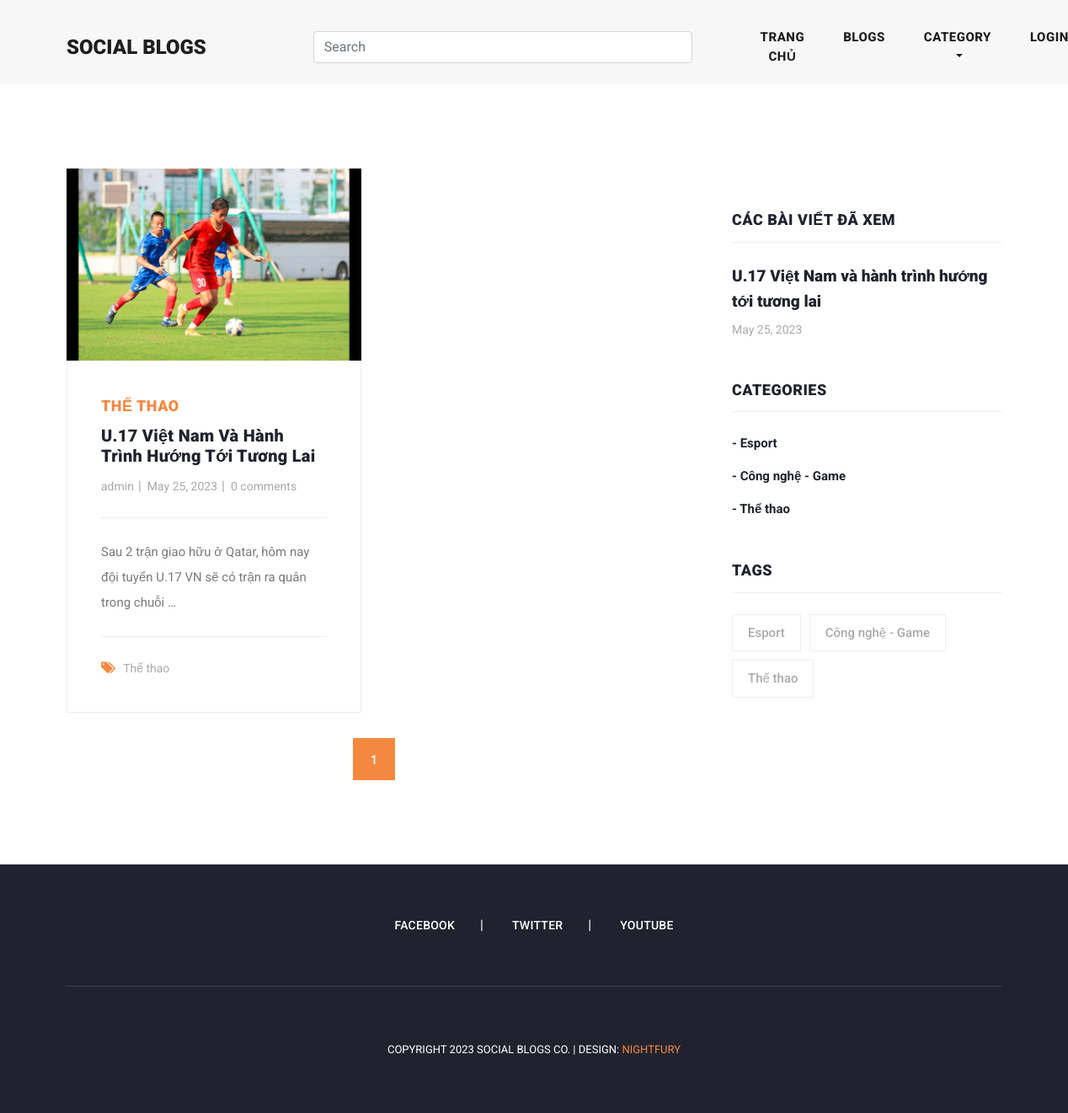
The app's page /category_blogs/the-thao/, older data.
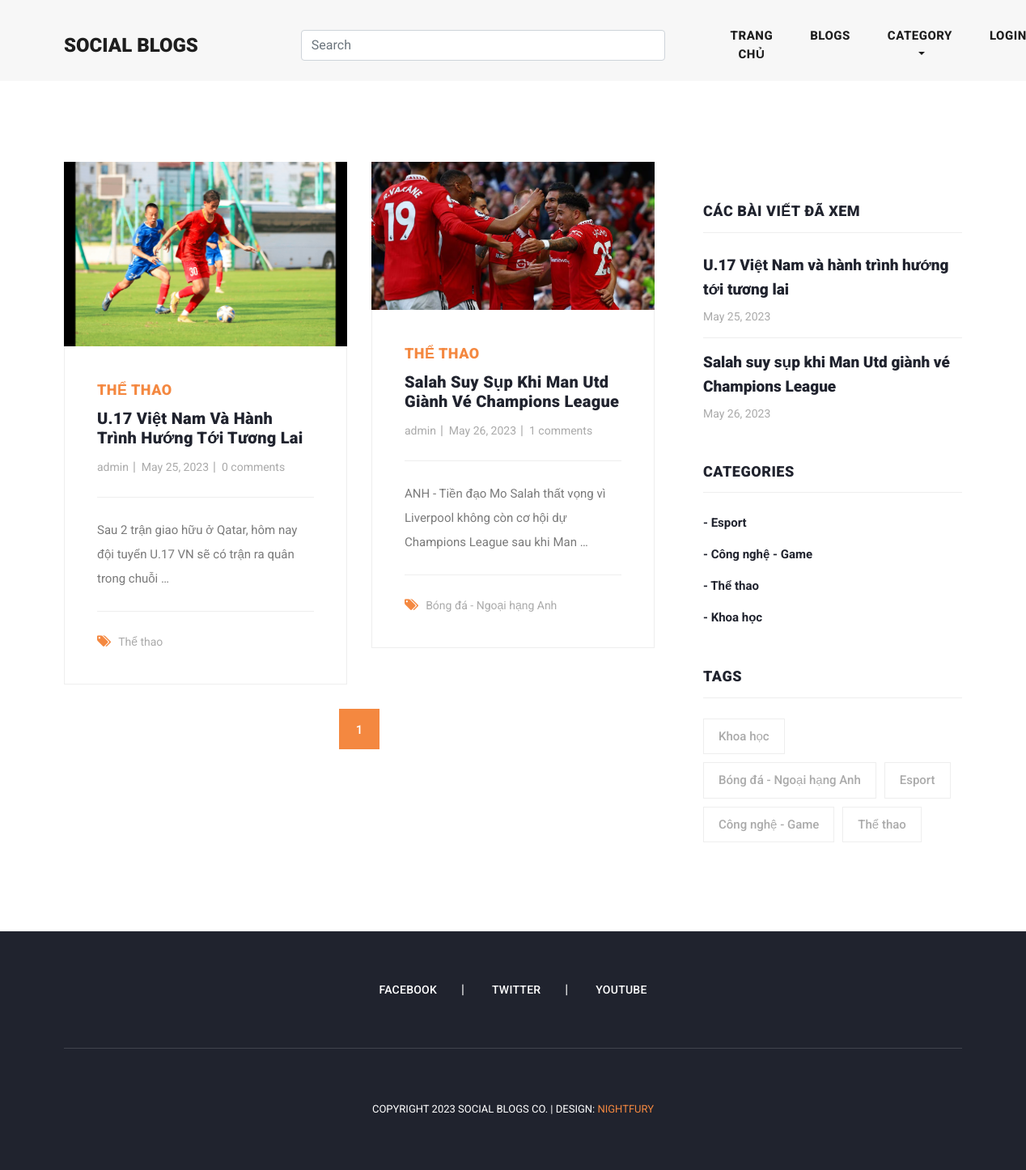
The same page, newer data.
### blog/models.py (models this page shows, shortened)
class Blog(models.Model):
    user = models.ForeignKey(
        User,
        related_name='user_blogs',
        on_delete=models.CASCADE
    )
    category = models.ForeignKey(
        Category,
        related_name='category_blogs',
        on_delete=models.CASCADE
    )
    tags = models.ManyToManyField(
        Tag,
        related_name='tag_blogs',
        blank=True
    )
    likes = models.ManyToManyField(
        User,
        related_name='user_likes',
        blank=True
    )
    title = models.CharField(
        max_length=250
    )
    slug = models.SlugField(null=True, blank=True)
    banner = models.ImageField(upload_to='blog_banners')
    description = models.TextField()
    created_date = models.DateField(auto_now_add=True)

class Category(models.Model):
    title = models.CharField(max_length=150, unique=True)
    slug = models.SlugField(null=True, blank=True)
    created_date = models.DateField(auto_now_add=True)

class Tag(models.Model):
    title = models.CharField(max_length=150)
    slug = models.SlugField(null=True, blank=True)
    created_date = models.DateField(auto_now_add=True)

### user_profile/models.py (models this page shows, shortened)
class User(AbstractUser):
    email = models.EmailField(
        max_length=150,
        unique=True,
        error_messages={
            "unique": "The email must be unique"
        }
    )
    profile_image = models.ImageField(
        null=True,
        blank=True,
        upload_to="profile_images"
    )
    REQUIRED_FIELDS = ["email"]
    objects = CustomUserManager()

### blog/views.py (the view)
# urls.py: path('category_blogs/<str:slug>/', category_blogs, name='category_blogs'),
def category_blogs(request, slug):
    category = get_object_or_404(Category, slug=slug)
    queryset = category.category_blogs.all()
    tags = Tag.objects.order_by('-created_date')[:5]
    page = request.GET.get('page', 1)
    paginator = Paginator(queryset, 2)
    all_blogs = Blog.objects.order_by('-created_date')[:5]
    try:
        blogs = paginator.page(page)
    except EmptyPage:
        blogs = paginator.page(1)
    except PageNotAnInteger:
        blogs = paginator.page(1)
        return redirect('blogs')
    context = {
        "blogs": blogs,
        "tags": tags,
        "all_blogs": all_blogs
    }
    return render(request, 'category_blogs.html', context)

### blog/context_processors.py (called while the page is built)
def get_all_categories(request):
    categories = Category.objects.all()
    context = {
        "categories": categories
    }
    return context

### templates/category_blogs.html (shortened to what this page needs)
{% extends 'base.html' %}
{% load static %}
{% block content %}
    <section class="blog-posts grid-system">
      <div class="container">
        <div class="row">
          <div class="col-lg-8">
            <div class="all-blog-posts">
              <div class="row">
                {% for blog in blogs %}
                {% include 'blog_card.html' %}
                {% endfor %}
                <div class="col-lg-12">
                  <ul class="page-numbers">
                    {% include 'pagination.html'%}
                  </ul>
                </div>
              </div>
            </div>
          </div>
          {% include 'sidebar.html' %}
        </div>
      </div>
    </section>
{% endblock content %}

### templates/blog_card.html
{% load static %}
<div class="col-lg-6">
    <div class="blog-post">
      <div class="blog-thumb">
        <img src="{{blog.banner.url}}" alt="">
      </div>
      <div class="down-content">
        <span>{{blog.category.title}}</span>
        <a href="{% url 'blog_details' blog.slug %}"><h4>{{blog.title}}</h4></a>
        <ul class="post-info">
          <li><a href="#">{{blog.user.username}}</a></li>
          <li><a href="#">{{blog.created_date}}</a></li>
          <li><a href="#">{{blog.blog_comments.all.count}} comments</a></li>
        </ul>
        <p>{{blog.description|truncatewords:20}}</p>
        <div class="post-options">
          <div class="row">
            <div class="col-lg-12">
              <ul class="post-tags">
                <li><i class="fa fa-tags"></i></li>
                {% if blog.tags.all.count > 0 %}
                {% for tag in blog.tags.all %}
                <li><a href="#">{{tag.title}}</a></li>
                {% endfor %}
                {% else %}
                None
                {% endif %}
              </ul>
            </div>
          </div>
        </div>
      </div>
    </div>
  </div>

### templates/sidebar.html
<div class="col-lg-4">
    <div class="sidebar">
        <div class="row">
            <div class="col-lg-12">
                <div class="sidebar-item recent-posts">
                    <div class="sidebar-heading">
                        <h2>Các bài viết đã xem</h2>
                    </div>
                    <div class="content">
                        <ul>
                            {% for blog in blogs|slice:"3" %}
                            <li>
                                <a href="post-details.html">
                                    <h5>{{blog.title}}</h5>
                                    <span>{{blog.created_date}}</span>
                                </a>
                            </li>
                            {% endfor %}
                        </ul>
                    </div>
                </div>
            </div>
            <div class="col-lg-12">
                <div class="sidebar-item categories">
                    <div class="sidebar-heading">
                        <h2>Categories</h2>
                    </div>
                    <div class="content">
                        <ul>
                            {% for category in categories %}
                            <li><a href="{% url 'category_blogs' category.slug %}">- {{category.title}}</a></li>
                            {% endfor %}
                        </ul>
                    </div>
                </div>
            </div>
            <div class="col-lg-12">
                <div class="sidebar-item tags">
                    <div class="sidebar-heading">
                        <h2>Tags</h2>
                    </div>
                    <div class="content">
                        <ul>
                            {% for tag in tags %}
                            <li><a href="{% url 'tag_blogs' tag.slug %}">{{tag.title}}</a></li>
                            {% endfor %}
                        </ul>
                    </div>
                </div>
            </div>
        </div>
    </div>
</div>

Row changes from the older to the newer data that the page shows:
added Blog: banner (picture), category "THỂ THAO", title "Salah Suy Sụp Khi Man Utd Giành Vé Champions League", user.username "admin", created_date "May 26, 2023", blog_comments.all.count "1", description "ANH - Tiền đạo Mo Salah thất vọng vì Liverpool không còn cơ hội dự Champions League sau khi Man …", title "Salah suy sụp khi Man Utd giành vé Champions League"
added Tag: title "Bóng đá - Ngoại hạng Anh"
added Category: title "Khoa học"
added Tag: title "Khoa học", shown under "TAGS"
